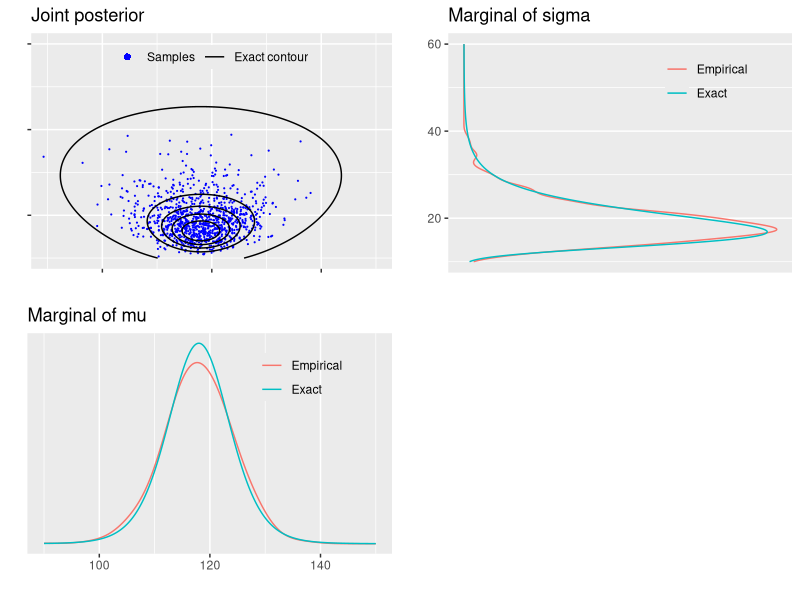
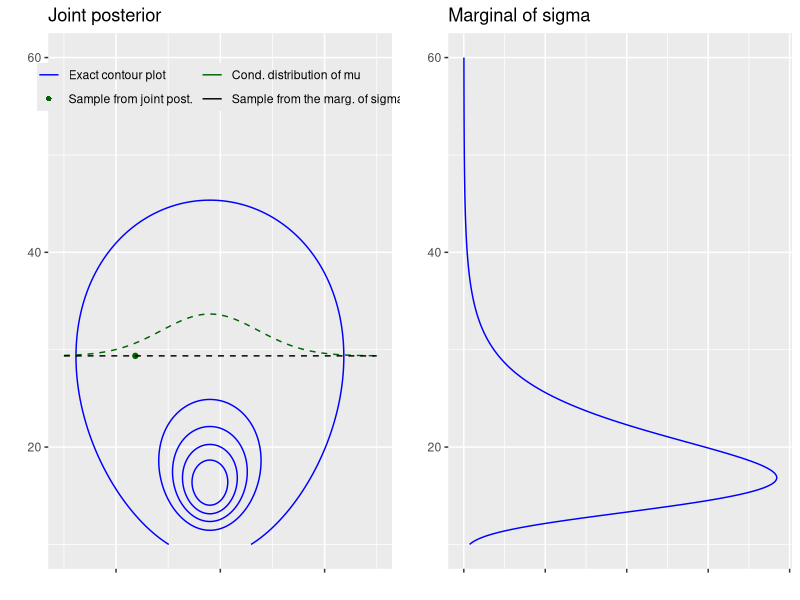
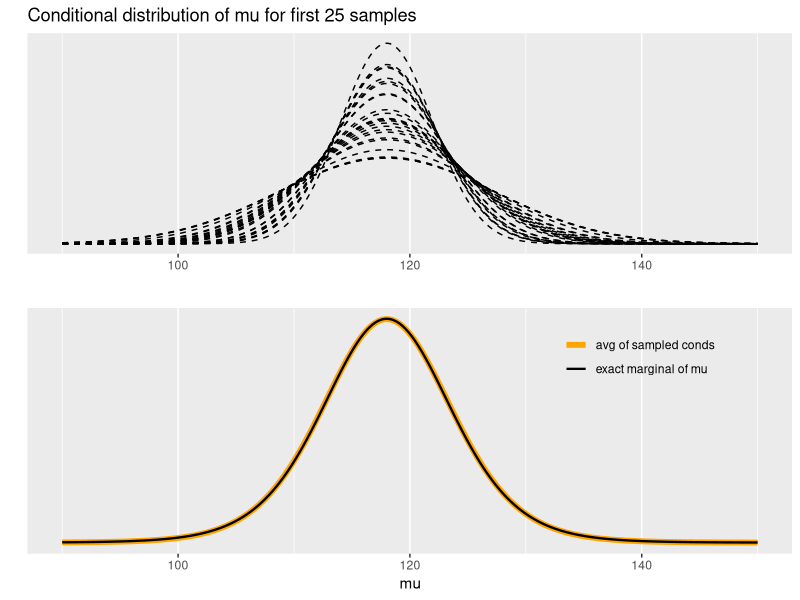
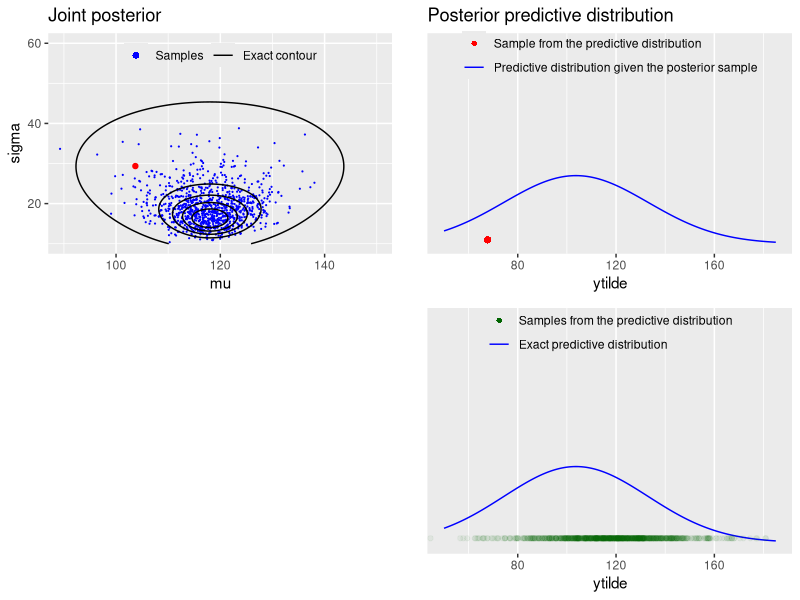

Write R code to recreate these figures, in order.
# Bayesian data analysis
# Aki Vehtari <Aki.Vehtari@aalto.fi>
# Markus Paasiniemi <Markus.Paasiniemi@aalto.fi>

# R versions of demos 3_1-3_4 combined into one demo
# like iPython notebook versions

# ggplot2 is used for plotting, gridExtra for showing multiple
# plots side by side and tidyr for manipulating data frames
if(!require(ggplot2)) install.packages('ggplot2'); require(ggplot2)
if(!require(gridExtra)) install.packages('gridExtra'); require(gridExtra); require(grid)
if(!require(tidyr)) install.packages('tidyr'); require(tidyr)

# data
y <- c(93, 112, 122, 135, 122, 150, 118, 90, 124, 114)
# sufficient statistics
n <- length(y)
s2 <- var(y)
my <- mean(y)

# Factorize the joint posterior p(mu,sigma2|y) to p(sigma2|y)p(mu|sigma2,y)
# Sample from the joint posterior using this factorization

# helper function to sample from and evaluate
# scaled inverse chi-squared distribution
rsinvchisq <- function(n, nu, s2, ...) nu*s2 / rchisq(n , nu, ...)

dsinvchisq <- function(x, nu, s2){
  exp(log(nu/2)*nu/2 - lgamma(nu/2) + log(s2)/2*nu - log(x)*(nu/2+1) - (nu*s2/2)/x)
}

# sample 1000 random numbers from p(sigma2|y)
ns <- 1000
sigma2  <- rsinvchisq(ns, n-1, s2)

# sample from p(mu|sigma2,y)
mu <- my + sqrt(sigma2/n)*rnorm(length(sigma2))

# construct a variable sigma and
sigma <- sqrt(sigma2)

# sample from predictive distribution p(ynew|y) for each sample of (mu, sigma)
ynew <- rnorm(ns, mu, sigma)

# For mu, sigma and ynew compute the density in a grid
# ranges for the grids
t1l <- c(90, 150)
t2l <- c(10, 60)
nl <- c(50, 185)

t1 <- seq(t1l[1], t1l[2], length.out = ns)
t2 <- seq(t2l[1], t2l[2], length.out = ns)
xynew <- seq(nl[1], nl[2], length.out = ns)

# compute the exact marginal density of mu
# multiplication by 1./sqrt(s2/n) is due to the transformation of
# variable z=(x-mean(y))/sqrt(s2/n), see Gelman et al p. 24
pm <- dt((t1-my) / sqrt(s2/n), n-1) / sqrt(s2/n)

# estimate the marginal density using samples
# and ad hoc Gaussian kernel approximation
pmk <- density(mu, adjust = 2, n = ns, from = t1l[1], to = t1l[2])$y

# compute the exact marginal density of sigma
# the multiplication by 2*t2 is due to the transformation of
# variable z=t2^2, see Gelman et al p. 24
ps <- dsinvchisq(t2^2, n-1, s2) * 2*t2

# estimate the marginal density using samples
# and ad hoc Gaussian kernel approximation
psk <- density(sigma, n = ns, from = t2l[1], to = t2l[2])$y

# compute the exact predictive density
# multiplication by 1./sqrt(s2/n) is due to the transformation of variable
# see BDA3 p. 21
p_new <- dt((xynew-my) / sqrt(s2*(1+1/n)), n-1) / sqrt(s2*(1+1/n))

# combine grid points into another data frame
# with all pairwise combinations
dfj <- data.frame(t1 = rep(t1, each = length(t2)),
                  t2 = rep(t2, length(t1)))

# evaluate the joint density in a grid
# note that the following is not normalized, but for plotting
# contours it does not matter
dfj <- within(dfj, z <- dsinvchisq(t2^2, n-1, s2) * 2*t2 * dnorm(t1, my, t2/sqrt(n)))
# breaks for plotting the contours
cl <- seq(1e-5, max(dfj$z), length.out = 6)

## Visualise the joint density and marginal densities of the posterior
## of normal distribution with unknown mean and variance.

dfm <- data.frame(t1, Exact = pm, Empirical = pmk) %>% gather(grp, p, -t1)
# create a plot of the marginal density of mu
margmu <- ggplot(dfm) +
  geom_line(aes(t1, p, color = grp)) +
  coord_cartesian(xlim = t1l) +
  labs(title = 'Marginal of mu', x = '', y = '') +
  scale_y_continuous(breaks = NULL) +
  theme(legend.background = element_blank(),
        legend.position = c(0.75, 0.8),
        legend.title = element_blank())

dfs <- data.frame(t2,Exact=ps,Empirical=psk) %>% gather(grp, p, -t2)
# create a plot of the marginal density of sigma
margsig <- ggplot(dfs) +
  geom_line(aes(t2, p, color = grp)) +
  coord_cartesian(xlim = t2l) +
  coord_flip() +
  labs(title = 'Marginal of sigma', x = '', y = '') +
  scale_y_continuous(breaks = NULL) +
  theme(legend.background = element_blank(),
        legend.position = c(0.75, 0.8),
        legend.title = element_blank())

# create a plot of the joint density
joint1labs <- c('Samples','Exact contour')
joint1 <- ggplot() +
  geom_point(data = data.frame(mu,sigma), aes(mu, sigma, col = '1'), size = 0.1) +
  geom_contour(data = dfj, aes(t1, t2, z = z, col = '2'), breaks = cl) +
  coord_cartesian(xlim = t1l,ylim = t2l) +
  labs(title = 'Joint posterior', x = '', y = '') +
  scale_y_continuous(labels = NULL) +
  scale_x_continuous(labels = NULL) +
  scale_color_manual(values=c('blue', 'black'), labels = joint1labs) +
  guides(color = guide_legend(nrow  = 1, override.aes = list(
    shape = c(16, NA), linetype = c(0, 1), size = c(2, 1)))) +
  theme(legend.background = element_blank(),
        legend.position = c(0.5, 0.9),
        legend.title = element_blank())

# blank plot for combining the plots
bp <- grid.rect(gp = gpar(col = 'white'))

# combine the plots
grid.arrange(joint1, margsig, margmu, bp, nrow = 2)

## Visualise factored sampling and the corresponding
## marginal and conditional densities.

# data frame for the conditional of mu and marginal of sigma
dfc <- data.frame(mu = t1, marg = rep(sigma[1], length(t1)),
                  cond = sigma[1] + dnorm(t1 ,my, sqrt(sigma2[1]/n)) * 100) %>%
  gather(grp, p, marg, cond)

# legend labels for the following plot
joint2labs <- c('Exact contour plot', 'Sample from joint post.',
               'Cond. distribution of mu', 'Sample from the marg. of sigma')

# create another plot of the joint posterior
joint2 <- ggplot() +
  geom_contour(data = dfj, aes(t1, t2, z = z, col = '1'), breaks = cl) +
  geom_point(data = data.frame(m = mu[1], s = sigma[1]), aes(m , s, color = '2')) +
  geom_line(data = dfc, aes(mu, p, color = grp), linetype = 'dashed') +
  coord_cartesian(xlim = t1l,ylim = t2l) +
  labs(title = 'Joint posterior', x = '', y = '') +
  scale_x_continuous(labels = NULL) +
  scale_color_manual(values=c('blue', 'darkgreen','darkgreen','black'), labels = joint2labs) +
  guides(color = guide_legend(nrow  = 2, override.aes = list(
    shape = c(NA, 16, NA, NA), linetype = c(1, 0, 1, 1)))) +
  theme(legend.background = element_blank(),
        legend.position = c(0.5, 0.9),
        legend.title = element_blank())

# create another plot of the marginal density of sigma
margsig2 <- ggplot(data = data.frame(t2, ps)) +
  geom_line(aes(t2, ps), color = 'blue') +
  coord_cartesian(xlim = t2l) +
  coord_flip() +
  labs(title = 'Marginal of sigma', x = '', y = '') +
  scale_y_continuous(labels = NULL)

# combine the plots
grid.arrange(joint2, margsig2, ncol = 2)

## Visualise the marginal distribution of mu as a mixture of normals.

# calculate conditional pdfs for each sample
condpdfs <- sapply(t1, function(x) dnorm(x, my, sqrt(sigma2/n)))

# data frame of 25 first samples
dfm25 <- data.frame(t1, t(condpdfs[1:25,])) %>% gather(grp, p, -t1)

# create a plot of some of them
condmu <- ggplot(data = dfm25) +
  geom_line(aes(t1, p, group = grp), linetype = 'dashed') +
  labs(title = 'Conditional distribution of mu for first 25 samples', y = '', x = '') +
  scale_y_continuous(breaks = NULL)


# labels for the following plot
mulabs <- c('avg of sampled conds', 'exact marginal of mu')

dfsam <- data.frame(t1, colMeans(condpdfs), pm) %>% gather(grp,p,-t1)
# create a plot of their mean
meanmu <- ggplot(data = dfsam) +
  geom_line(aes(t1, p, size = grp, color = grp)) +
  labs(y = '', x = 'mu') +
  scale_y_continuous(breaks = NULL) +
  scale_size_manual(values = c(2, 0.8), labels = mulabs) +
  scale_color_manual(values = c('orange', 'black'), labels = mulabs) +
  theme(legend.position = c(0.8, 0.8),
        legend.background = element_blank(),
        legend.title = element_blank())

# combine the plots
grid.arrange(condmu, meanmu, ncol = 1)

## Visualise sampling from the posterior predictive distribution.

# calculate each predictive pdf with given mu and sigma
ynewdists <- sapply(xynew, function(x) dnorm(x, mu, sigma))

# data frame of dirst draw from sample the predictive along
# with the exact value for plotting
dfp <- data.frame(xynew, draw = ynewdists[1,], exact = p_new)

# data frame for plotting the samples
dfy <- data.frame(ynew, p = 0.02*max(ynewdists))

# legend labels for the plots
pred1labs <- c('Sample from the predictive distribution', 'Predictive distribution given the posterior sample')
pred2labs <- c('Samples from the predictive distribution', 'Exact predictive distribution')

# create yet another plot of the joint posterior with a draw
# from the posterior predictive distribution, highlight the first sample
# create a plot of the joint density
joint3labs <- c('Samples', 'Exact contour')
joint3 <- ggplot() +
  geom_point(data = data.frame(mu, sigma), aes(mu, sigma, col = '1'), size = 0.1) +
  geom_contour(data = dfj, aes(t1, t2, z = z, col = '2'), breaks = cl) +
  geom_point(data = data.frame(x = mu[1], y = sigma[1]), aes(x, y), color = 'red') +
  coord_cartesian(xlim = t1l,ylim = t2l) +
  labs(title = 'Joint posterior', x = 'mu', y = 'sigma') +
  scale_color_manual(values=c('blue', 'black'), labels = joint3labs) +
  guides(color = guide_legend(nrow  = 1, override.aes = list(
    shape = c(16, NA), linetype = c(0, 1), size = c(2, 1)))) +
  theme(legend.background = element_blank(),
        legend.position=c(0.5 ,0.9),
        legend.title = element_blank())

# create a plot of the predicitive distribution and the respective sample
pred1 <- ggplot() +
  geom_line(data = dfp, aes(xynew, draw, color = '2')) +
  geom_point(data = dfy, aes(ynew[1], p, color = '1')) +
  coord_cartesian(xlim = nl, ylim = c(0,0.04)) +
  labs(title = 'Posterior predictive distribution', x = 'ytilde', y = '') +
  scale_y_continuous(breaks = NULL) +
  scale_color_manual(values = c('red', 'blue'), labels = pred1labs) +
  guides(color = guide_legend(nrow = 2, override.aes = list(
    linetype = c(0, 1), shape=c(16, NA), labels = pred1labs))) +
  theme(legend.background = element_blank(),
        legend.position = c(0.5 ,0.9),
        legend.title = element_blank())

# create a plot for all ynews
pred2 <- ggplot() +
  geom_line(data = dfp, aes(xynew, draw, color = '2')) +
  geom_point(data = dfy, aes(ynew, p, color = '1'), alpha = 0.05) +
  coord_cartesian(xlim = nl, ylim = c(0,0.04)) +
  labs(x = 'ytilde', y = '') +
  scale_y_continuous(breaks=NULL) +
  scale_color_manual(values=c('darkgreen','blue'),labels=pred2labs) +
  guides(color = guide_legend(nrow = 2, override.aes=list(
    linetype = c(0, 1), shape = c(16, NA), alpha = c(1, 1) ,labels = pred2labs))) +
  theme(legend.background = element_blank(),
        legend.position = c(0.5 ,0.9),
        legend.title = element_blank())

# combine the plots
grid.arrange(joint3, pred1, bp, pred2, nrow = 2)

